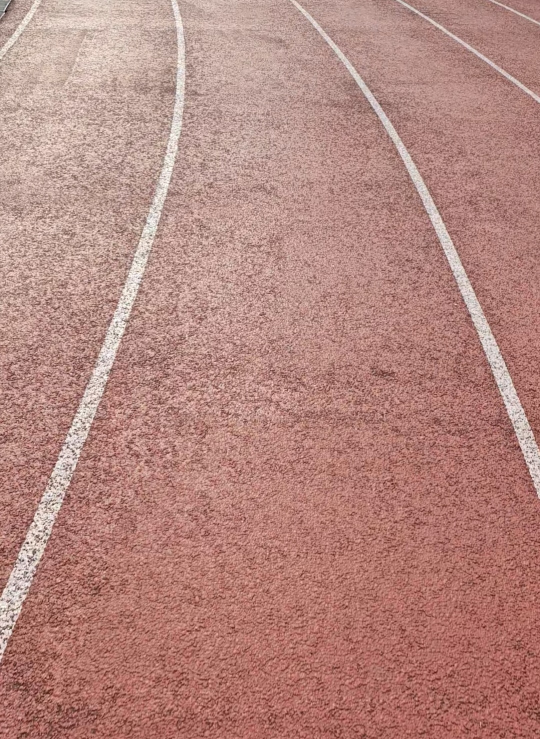
#> input picture 차선검출/test_img.jpg, 1080 x 1478 px (shown at 1/2 size)
$ python img_test.py
#> lines starting #> are read from the running program, lines starting #| are printed output that depends on the picture; after the words box and inside, x2 and y2 are one past the last pixel; in counts of white or black regions, pixels touching at a corner belong together
import matplotlib.pyplot as plt
import matplotlib.image as mpimg
import numpy as np
import cv2

#출처 : https://pinkwink.kr/1264


img=mpimg.imread("test_img.jpg")
#> img is the input picture: shape (1478, 1080, 3); mean R, G, B 181.1, 135.2, 127.2
img = (img * 255).astype(np.uint8)
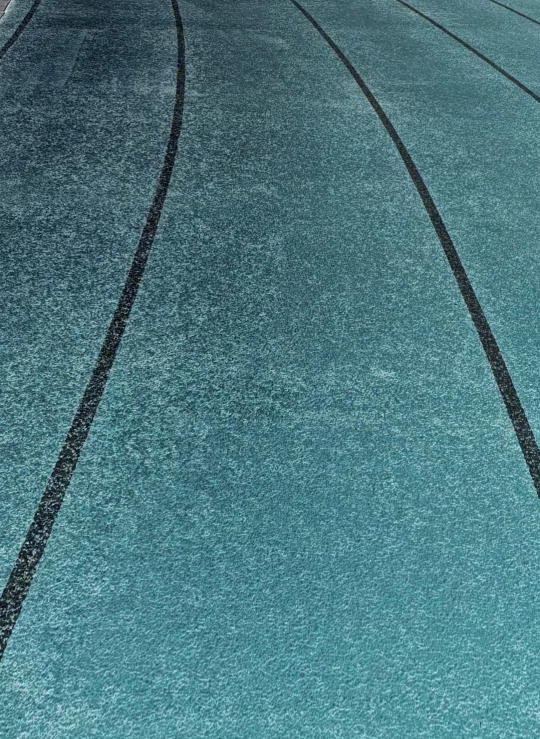
#> img: shape (1478, 1080, 3) (shown at 1/2 size); mean R, G, B 74.9, 120.8, 128.8
img2=img.copy()
# print('img type:',type(img),'dimension:',img.shape)

def grayscale(img):
    return cv2.cvtColor(img,cv2.COLOR_RGB2GRAY)
gray=grayscale(img)
#> in grayscale, `return cv2.cvtColor(img,cv2.COLOR_RGB2GRAY)`:
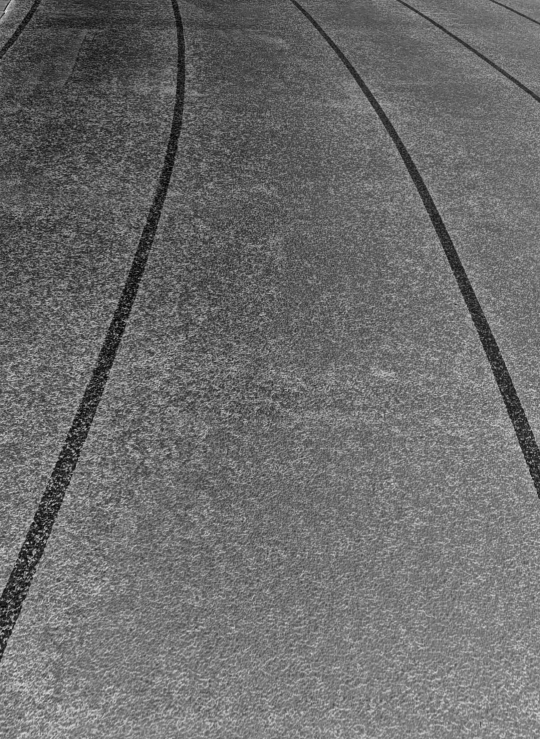
#> returned value: shape (1478, 1080) (shown at 1/2 size); min 1, max 248, mean 107.9

def gaussian_blur(img,kernel_size):
    return cv2.GaussianBlur(img,(kernel_size, kernel_size),0)
kernel_size=5
blur_gray=gaussian_blur(gray,kernel_size)
blur_gray = (blur_gray * 255).astype(np.uint8)
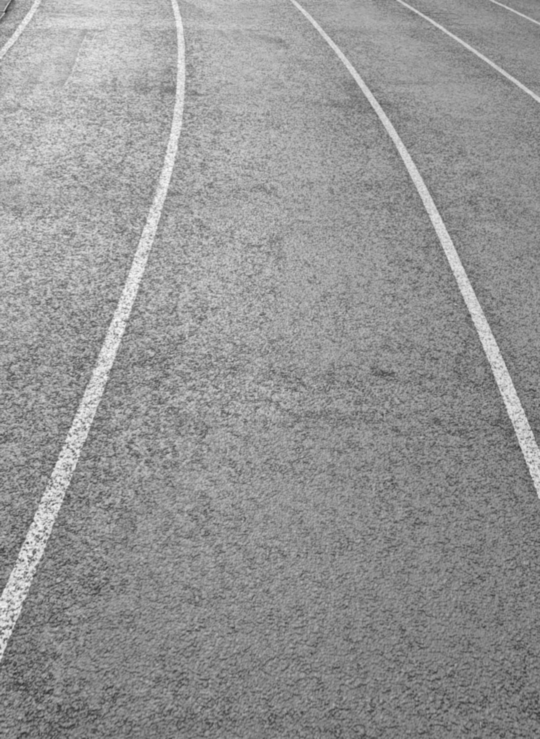
#> blur_gray: shape (1478, 1080) (shown at 1/2 size); min 46, max 249, mean 148.1

def canny(img,low_threshold,high_threshold):
    return cv2.Canny(img,low_threshold,high_threshold)
low_threshold=50
high_threshold=200
edges=canny(blur_gray,low_threshold,high_threshold)
#> in canny, `return cv2.Canny(img,low_threshold,high_threshold)`:
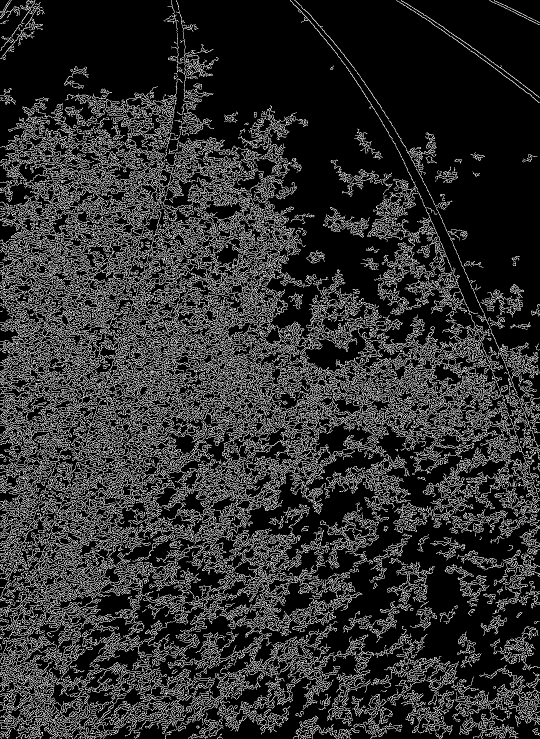
#> returned value: shape (1478, 1080) (shown at 1/2 size); 18.3% white in thin lines or dots
# print(len(img.shape))


# print(imshape)


def region_of_interest(img,vertices):
    mask = np.zeros_like(gray)

    if len(img.shape) >2 :
        channel_count=img.shape[2]
        ignore_mask_color=(255,)*channel_count
    else:
        ignore_mask_color =255
    cv2.fillPoly(mask,vertices,ignore_mask_color)

    masked_image=cv2.bitwise_and(img,mask)
    return masked_image

imshape=img.shape
#> imshape = (1478, 1080, 3)
vertices=np.array([[(10,400),(120,120),(440,120),(490,400)]],dtype=np.int32)
mask = region_of_interest(edges,vertices)
#> in region_of_interest, `cv2.fillPoly(mask,vertices,ignore_mask_color)`:
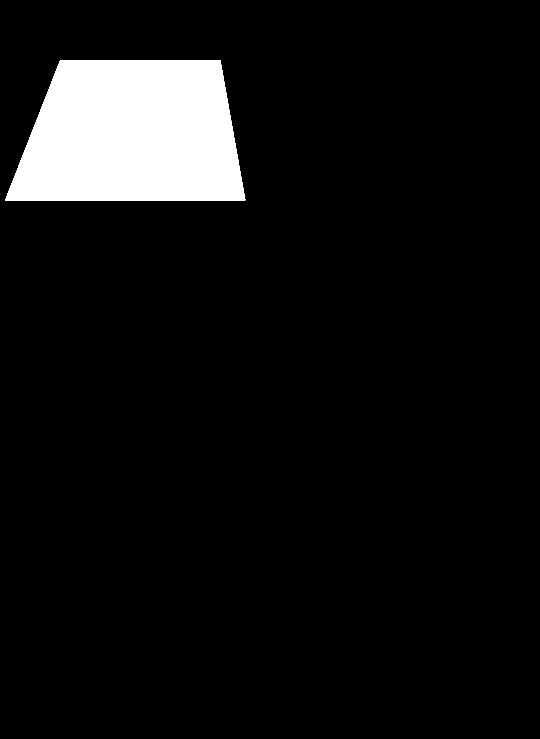
#> mask: shape (1478, 1080) (shown at 1/2 size); 7.1% white; 1 white region, box (x1, y1, x2, y2) and area: (10, 120, 491, 401) 112681
#> in region_of_interest, `masked_image=cv2.bitwise_and(img,mask)`:
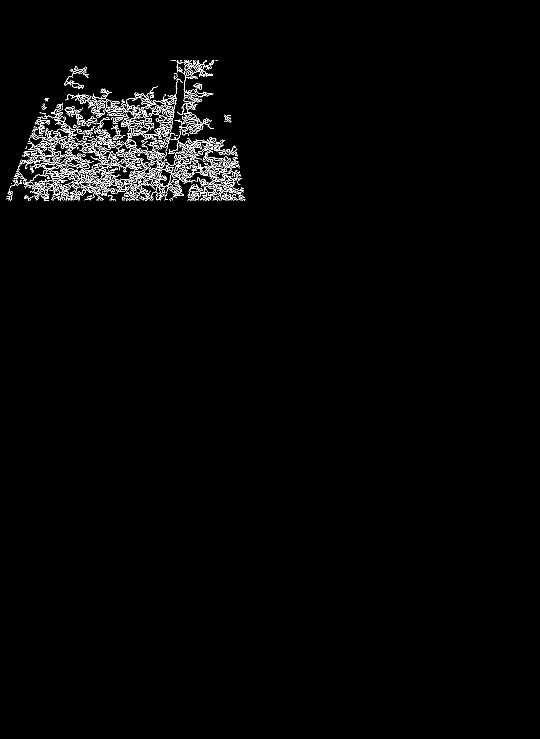
#> masked_image: shape (1478, 1080) (shown at 1/2 size); 1.4% white in thin lines or dots, all inside (x1, y1, x2, y2) = (12, 120, 491, 401)

def draw_lines(img,lines,color=[255,0,0],thickness=5):
    for line in lines:
        for x1,y1,x2,y2 in line:
            cv2.line(img,(x1,y1),(x2,y2),color,thickness)

def hough_lines(img,rho,theta,threshold,min_line_len,max_line_gap):
    lines =cv2.HoughLinesP(img,rho,theta,threshold,np.array([]), minLineLength=min_line_len,maxLineGap=max_line_gap)
    line_img=np.zeros((img.shape[0],img.shape[1],4),dtype=np.uint8) #왜3으로 해야하니 내 shape은 4던뎅
    draw_lines(line_img,lines)
    return line_img
rho=2
theta=np.pi/180
threshold=90
min_line_len=120
max_line_gap=150
lines=hough_lines(mask,rho,theta,threshold,min_line_len,max_line_gap)
#> in hough_lines, `lines =cv2.HoughLinesP(img,rho,theta,threshold,np.array([]), minLineLe..`: lines = 137 rows, first 6: [29, 369, 466, 369], [29, 352, 481, 352], [29, 360, 479, 360], [49, 304, 472, 304], [21, 373, 465, 373], [43, 320, 461, 320]
#> the loop in draw_lines, `for line in lines:` made 137 passes
#> line on passes 1 to 12: [[29, 369, 466, 369]], [[29, 352, 481, 352]], [[29, 360, 479, 360]], [[49, 304, 472, 304]], [[21, 373, 465, 373]], [[43, 320, 461, 320]], [[30, 365, 475, 365]], [[62, 316, 475, 316]], [[48, 308, 473, 308]], [[34, 344, 479, 344]], [[32, 347, 477, 347]], [[40, 327, 472, 327]]

# def weighted_img(img,initial_img, a=0.8,b=1,lamda=0):
#     return cv2.addWeighted(initial_img,a,img,b,lamda)
# lines_edges=weighted_img(lines,img2,a=0.8,b=1,lamda=0)
#> (the run stopped early here; a loop or call above may not have finished)
